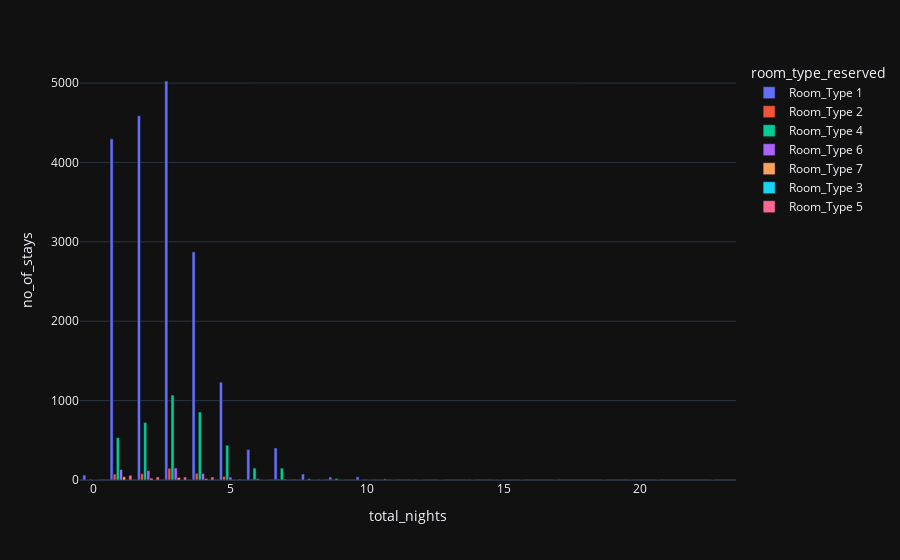

This figure's notebook cell:
### Code cell
px.bar(data_frame = stay, x = 'total_nights', y = 'no_of_stays', color = 'room_type_reserved', barmode = 'group',
        template = 'plotly_dark')

### Figure 1 — Plotly figure (JSON) as saved in the notebook; plotly's stock layout.template omitted (floating-point values rounded to 4 significant figures)
{"data": [{"alignmentgroup": "True", "hovertemplate": "room_type_reserved=Room_Type 1<br>total_nights=%{x}<br>no_of_stays=%{y}<extra></extra>", "legendgroup": "Room_Type 1", "marker": {"color": "#636efa", "pattern": {"shape": ""}}, "name": "Room_Type 1", "offsetgroup": "Room_Type 1", "orientation": "v", "showlegend": true, "textposition": "auto", "x": [0, 1, 2, 3, 4, 5, 6, 7, 8, 9, 10, 11, 12, 13, 14, 15, 16, 19, 20, 21, 23], "xaxis": "x", "y": [62, 4297, 4589, 5026, 2874, 1232, 384, 404, 76, 37, 40, 15, 5, 2, 4, 4, 1, 1, 3, 1, 1], "yaxis": "y", "type": "bar"}, {"alignmentgroup": "True", "hovertemplate": "room_type_reserved=Room_Type 2<br>total_nights=%{x}<br>no_of_stays=%{y}<extra></extra>", "legendgroup": "Room_Type 2", "marker": {"color": "#EF553B", "pattern": {"shape": ""}}, "name": "Room_Type 2", "offsetgroup": "Room_Type 2", "orientation": "v", "showlegend": true, "textposition": "auto", "x": [0, 1, 2, 3, 4, 5, 6, 7, 8, 10, 13], "xaxis": "x", "y": [2, 75, 80, 148, 85, 45, 12, 12, 2, 2, 1], "yaxis": "y", "type": "bar"}, {"alignmentgroup": "True", "hovertemplate": "room_type_reserved=Room_Type 4<br>total_nights=%{x}<br>no_of_stays=%{y}<extra></extra>", "legendgroup": "Room_Type 4", "marker": {"color": "#00cc96", "pattern": {"shape": ""}}, "name": "Room_Type 4", "offsetgroup": "Room_Type 4", "orientation": "v", "showlegend": true, "textposition": "auto", "x": [0, 1, 2, 3, 4, 5, 6, 7, 8, 9, 10, 11, 12, 14, 15, 17], "xaxis": "x", "y": [9, 533, 724, 1071, 856, 438, 150, 150, 17, 20, 8, 7, 2, 1, 1, 1], "yaxis": "y", "type": "bar"}, {"alignmentgroup": "True", "hovertemplate": "room_type_reserved=Room_Type 6<br>total_nights=%{x}<br>no_of_stays=%{y}<extra></extra>", "legendgroup": "Room_Type 6", "marker": {"color": "#ab63fa", "pattern": {"shape": ""}}, "name": "Room_Type 6", "offsetgroup": "Room_Type 6", "orientation": "v", "showlegend": true, "textposition": "auto", "x": [0, 1, 2, 3, 4, 5, 6, 7, 8, 11, 12], "xaxis": "x", "y": [2, 132, 119, 152, 82, 37, 17, 12, 3, 2, 2], "yaxis": "y", "type": "bar"}, {"alignmentgroup": "True", "hovertemplate": "room_type_reserved=Room_Type 7<br>total_nights=%{x}<br>no_of_stays=%{y}<extra></extra>", "legendgroup": "Room_Type 7", "marker": {"color": "#FFA15A", "pattern": {"shape": ""}}, "name": "Room_Type 7", "offsetgroup": "Room_Type 7", "orientation": "v", "showlegend": true, "textposition": "auto", "x": [0, 1, 2, 3, 4, 5, 7, 8, 9, 10], "xaxis": "x", "y": [1, 40, 22, 31, 18, 4, 3, 1, 1, 1], "yaxis": "y", "type": "bar"}, {"alignmentgroup": "True", "hovertemplate": "room_type_reserved=Room_Type 3<br>total_nights=%{x}<br>no_of_stays=%{y}<extra></extra>", "legendgroup": "Room_Type 3", "marker": {"color": "#19d3f3", "pattern": {"shape": ""}}, "name": "Room_Type 3", "offsetgroup": "Room_Type 3", "orientation": "v", "showlegend": true, "textposition": "auto", "x": [1, 2, 3, 6], "xaxis": "x", "y": [2, 1, 1, 1], "yaxis": "y", "type": "bar"}, {"alignmentgroup": "True", "hovertemplate": "room_type_reserved=Room_Type 5<br>total_nights=%{x}<br>no_of_stays=%{y}<extra></extra>", "legendgroup": "Room_Type 5", "marker": {"color": "#FF6692", "pattern": {"shape": ""}}, "name": "Room_Type 5", "offsetgroup": "Room_Type 5", "orientation": "v", "showlegend": true, "textposition": "auto", "x": [1, 2, 3, 4, 5, 6, 7, 8], "xaxis": "x", "y": [59, 38, 37, 37, 10, 2, 9, 1], "yaxis": "y", "type": "bar"}], "layout": {"xaxis": {"anchor": "y", "domain": [0, 1], "title": {"text": "total_nights"}, "type": "linear", "range": [-0.5, 23.5], "autorange": true}, "yaxis": {"anchor": "x", "domain": [0, 1], "title": {"text": "no_of_stays"}, "type": "linear", "range": [0, 5291.0], "autorange": true}, "legend": {"title": {"text": "room_type_reserved"}, "tracegroupgap": 0}, "margin": {"t": 60}, "barmode": "group", "autosize": true}}
